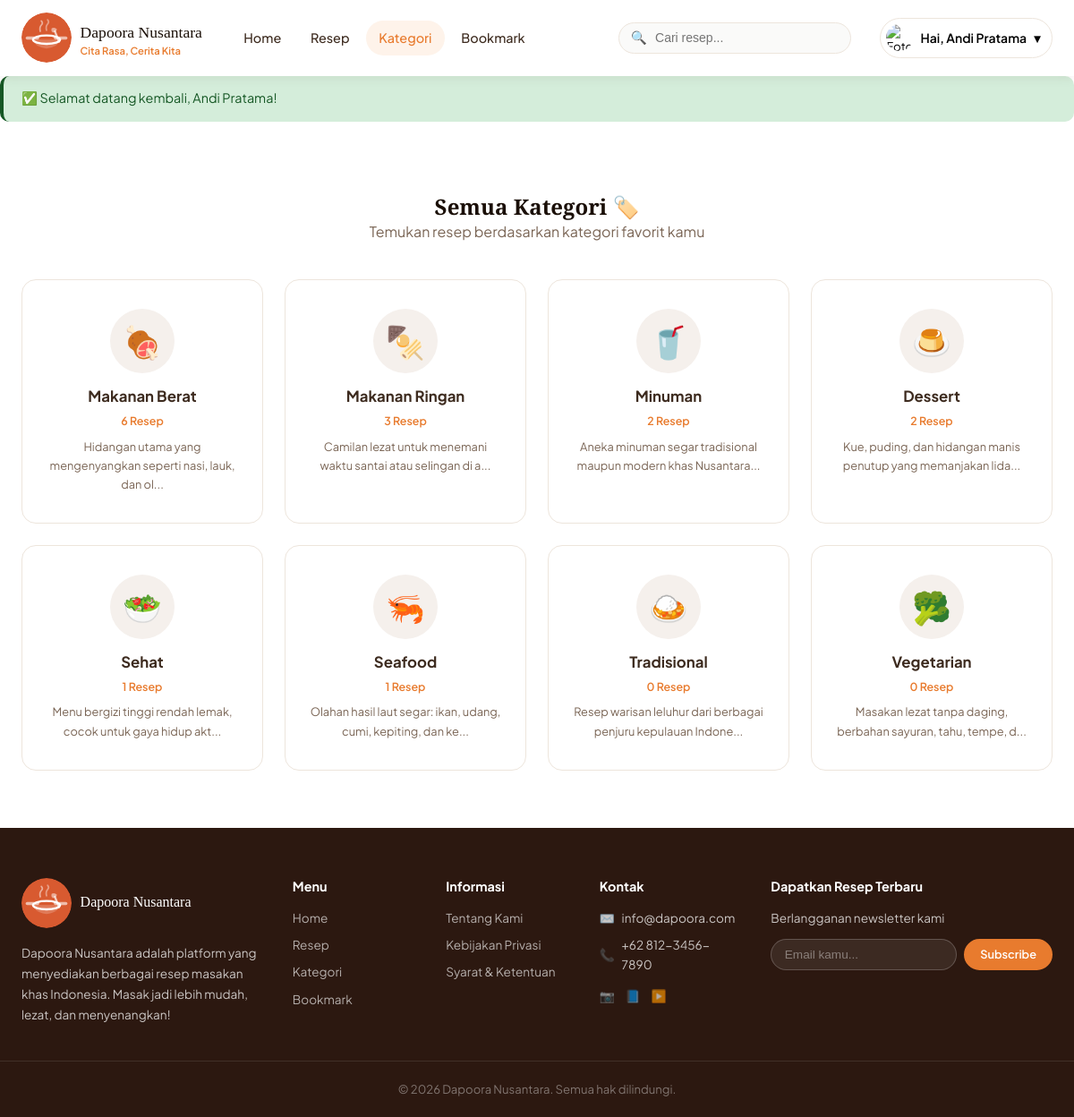
/pages/kategori.php (signed in), run on the app's committed database.
### tables this page shows
CREATE TABLE categories (
    id            INT UNSIGNED    NOT NULL AUTO_INCREMENT,
    nama          VARCHAR(100)    NOT NULL,
    slug          VARCHAR(120)    NOT NULL,
    icon          VARCHAR(255)        NULL DEFAULT NULL,
    deskripsi     TEXT                NULL DEFAULT NULL,
    created_at    DATETIME        NOT NULL DEFAULT CURRENT_TIMESTAMP,

    PRIMARY KEY (id),
    UNIQUE  KEY uq_categories_slug (slug),
    INDEX   idx_categories_nama    (nama)
);

### pages/kategori.php (the view, shortened to what this page needs)
<?php
require_once __DIR__ . '/../config/helpers.php';
$db = getDB();
$cats = $db->query("
    SELECT c.*, COUNT(r.id) AS total_resep
    FROM categories c LEFT JOIN recipes r ON r.category_id=c.id AND r.status='publish'
    GROUP BY c.id ORDER BY total_resep DESC
")->fetchAll();
$catIcons = ['makanan-berat'=>'🍖','makanan-ringan'=>'🍢','minuman'=>'🥤','dessert'=>'🍮','tradisional'=>'🍛','sehat'=>'🥗','seafood'=>'🦐','vegetarian'=>'🥦'];
include __DIR__ . '/../includes/header.php';
?>
<section class="section">
  <div class="container">
    <div class="section-header">
      <h1>Semua Kategori 🏷️</h1>
      <p>Temukan resep berdasarkan kategori favorit kamu</p>
    </div>
    <div class="grid-4">
      <?php foreach ($cats as $cat): ?>
        <a href="<?= BASE_URL ?>/pages/resep.php?kategori=<?= urlencode($cat['slug']) ?>" class="cat-card" style="padding:2rem 1.5rem">
          <div class="cat-icon" style="width:72px;height:72px;font-size:2.2rem">
            <?= $catIcons[$cat['slug']] ?? '🍽️' ?>
          </div>
          <div class="cat-name" style="font-size:1.05rem"><?= sanitize($cat['nama']) ?></div>
          <div class="cat-count"><?= $cat['total_resep'] ?> Resep</div>
          <?php if ($cat['deskripsi']): ?>
            <p style="font-size:.8rem;color:var(--text-muted);text-align:center;margin-top:.5rem">
              <?= truncateText($cat['deskripsi'], 60) ?>
            </p>
          <?php endif; ?>
        </a>
      <?php endforeach; ?>
    </div>
  </div>
</section>
<?php include __DIR__ . '/../includes/footer.php'; ?>

### includes/header.php (shortened to what this page needs)
<?php
require_once __DIR__ . '/../config/helpers.php';
$currentPage = basename($_SERVER['PHP_SELF']);
?>
<!DOCTYPE html>
<html lang="id">
<head>
  <link rel="stylesheet" href="<?= BASE_URL ?>/assets/css/style.css">
</head>
<body>
<nav class="navbar">
  <div class="navbar-inner">
<a href="<?= BASE_URL ?>" class="navbar-brand">
  <img src="<?= BASE_URL ?>/assets/images/ikon.svg"
       alt="Logo Dapoora Nusantara"
       width="56" height="56"
       style="border-radius:50%;object-fit:cover;flex-shrink:0;">
  <div>
    <span class="brand-name"><?= 'Dapoora Nusantara' ?></span>
    <span class="brand-tagline"><?= 'Cita Rasa, Cerita Kita' ?></span>
  </div>
</a>
    <nav class="navbar-nav" id="navMenu">
      <a href="<?= BASE_URL ?>"                    class="nav-link <?= $currentPage==='index.php'   ?'active':'' ?>">Home</a>
      <a href="<?= BASE_URL ?>/pages/resep.php"    class="nav-link <?= $currentPage==='resep.php'   ?'active':'' ?>">Resep</a>
      <a href="<?= BASE_URL ?>/pages/kategori.php" class="nav-link <?= $currentPage==='kategori.php'?'active':'' ?>">Kategori</a>
      <a href="<?= BASE_URL ?>/pages/bookmark.php" class="nav-link <?= $currentPage==='bookmark.php'?'active':'' ?>">Bookmark</a>
    </nav>
    <div class="navbar-search" id="navSearch">
      <span class="search-icon">🔍</span>
      <input type="text" id="searchInput" placeholder="Cari resep..." autocomplete="off" aria-label="Cari resep">
    </div>
    <div class="navbar-actions">
      <?php if (isLoggedIn()): ?>
        <div class="user-menu">
          <button class="user-toggle" id="userToggle" aria-expanded="false">
            <img src="<?= !empty($_SESSION['user_foto']) ? UPLOAD_URL.'/profiles/'.sanitize($_SESSION['user_foto']) : BASE_URL.'/assets/images/profiles/default.png' ?>"
                 alt="Foto profil" loading="lazy">
            <span>Hai, <?= sanitize($_SESSION['user_nama'] ?? 'User') ?></span>
            <span>▾</span>
          </button>
        </div>
      <?php else: ?>
        <a href="<?= BASE_URL ?>/pages/login.php"    class="btn btn-outline btn-sm">Masuk</a>
        <a href="<?= BASE_URL ?>/pages/register.php" class="btn btn-primary btn-sm">Daftar</a>
      <?php endif; ?>
    </div>
  </div>
</nav>
<?php showFlash(); ?>

### config/helpers.php (shortened to what this page needs)
<?php
function sanitize(mixed $input): mixed
{
    return htmlspecialchars(strip_tags(trim((string)$input)), ENT_QUOTES, 'UTF-8');
}
function isLoggedIn(): bool
{
    return isset($_SESSION['user_id']) && !empty($_SESSION['user_id']);
}
function truncateText(string $text, int $length = 100): string
{
    $text = strip_tags($text);
    return mb_substr($text, 0, $length) . '...';
}
function getFlash(): ?array
{
    if (isset($_SESSION['flash'])) {
        $flash = $_SESSION['flash'];
        return $flash;
    }
    return null;
}
function showFlash(): void
{
    $flash = getFlash();
    $icons = [
        'success' => '✅',
        'error'   => '❌',
        'warning' => '⚠️',
        'info'    => 'ℹ️',
    ];
    $icon = $icons[$flash['type']] ?? 'ℹ️';
    echo '<div class="alert alert--' . htmlspecialchars($flash['type'], ENT_QUOTES) . '">'
       . $icon . ' ' . htmlspecialchars($flash['msg'], ENT_QUOTES, 'UTF-8')
       . '</div>';
}

### includes/footer.php (shortened to what this page needs)
<footer class="footer">
  <div class="container">
    <div class="footer-grid">
      <div class="footer-brand">
        <a href="<?= BASE_URL ?>" class="footer-logo">
          <img src="<?= BASE_URL ?>/assets/images/ikon.svg"
            width="56" height="56"
            style="border-radius:50%;object-fit:cover;flex-shrink:0;">
          <span class="logo-text"><?= SITE_NAME ?></span>
        </a>
        <p>Dapoora Nusantara adalah platform yang menyediakan berbagai resep masakan khas Indonesia. Masak jadi lebih mudah, lezat, dan menyenangkan!</p>
      </div>
      <div class="footer-col">
        <h4>Menu</h4>
        <a href="<?= BASE_URL ?>">Home</a>
        <a href="<?= BASE_URL ?>/pages/resep.php">Resep</a>
        <a href="<?= BASE_URL ?>/pages/kategori.php">Kategori</a>
        <a href="<?= BASE_URL ?>/pages/bookmark.php">Bookmark</a>
      </div>
      <div class="footer-col">
        <h4>Informasi</h4>
        <a href="#">Tentang Kami</a>
        <a href="#">Kebijakan Privasi</a>
        <a href="#">Syarat &amp; Ketentuan</a>
      </div>
      <div class="footer-col">
        <h4>Kontak</h4>
        <div class="contact-item">✉️ <span>info@dapoora.com</span></div>
        <div class="contact-item">📞 <span>+62 812-3456-7890</span></div>
        <div class="contact-item" style="margin-top:.75rem;gap:.75rem;">
          <a href="#" aria-label="Instagram">📷</a>
          <a href="#" aria-label="Facebook">📘</a>
          <a href="#" aria-label="YouTube">▶️</a>
        </div>
      </div>
      <div class="footer-col footer-newsletter">
        <h4>Dapatkan Resep Terbaru</h4>
        <label>Berlangganan newsletter kami</label>
        <div class="newsletter-form">
          <input type="email" placeholder="Email kamu..." aria-label="Email newsletter">
          <button class="btn btn-primary btn-sm" type="button">Subscribe</button>
        </div>
      </div>
    </div>
  </div>
  <div class="footer-bottom">
    <p>© <?= date('Y') ?> <?= SITE_NAME ?>. Semua hak dilindungi.</p>
  </div>
</footer>
</body>
</html>

### data on the page
categories: slug "🍖", nama "Makanan Berat", total_resep "6", deskripsi "Hidangan utama yang mengenyangkan seperti nasi, lauk, dan ol..."
categories: slug "🍢", nama "Makanan Ringan", total_resep "3", deskripsi "Camilan lezat untuk menemani waktu santai atau selingan di a..."
categories: slug "🥤", nama "Minuman", total_resep "2", deskripsi "Aneka minuman segar tradisional maupun modern khas Nusantara..."
categories: slug "🍮", nama "Dessert", total_resep "2", deskripsi "Kue, puding, dan hidangan manis penutup yang memanjakan lida..."
categories: slug "🥗", nama "Sehat", total_resep "1", deskripsi "Menu bergizi tinggi rendah lemak, cocok untuk gaya hidup akt..."
categories: slug "🦐", nama "Seafood", total_resep "1", deskripsi "Olahan hasil laut segar: ikan, udang, cumi, kepiting, dan ke..."
categories: slug "🍛", nama "Tradisional", total_resep "0", deskripsi "Resep warisan leluhur dari berbagai penjuru kepulauan Indone..."
categories: slug "🥦", nama "Vegetarian", total_resep "0", deskripsi "Masakan lezat tanpa daging, berbahan sayuran, tahu, tempe, d..."

### other printed values
$_SESSION['user_nama'] "Andi Pratama"
$icon "✅"
$flash['msg'] "Selamat datang kembali, Andi Pratama!"
SITE_NAME "Dapoora Nusantara"
